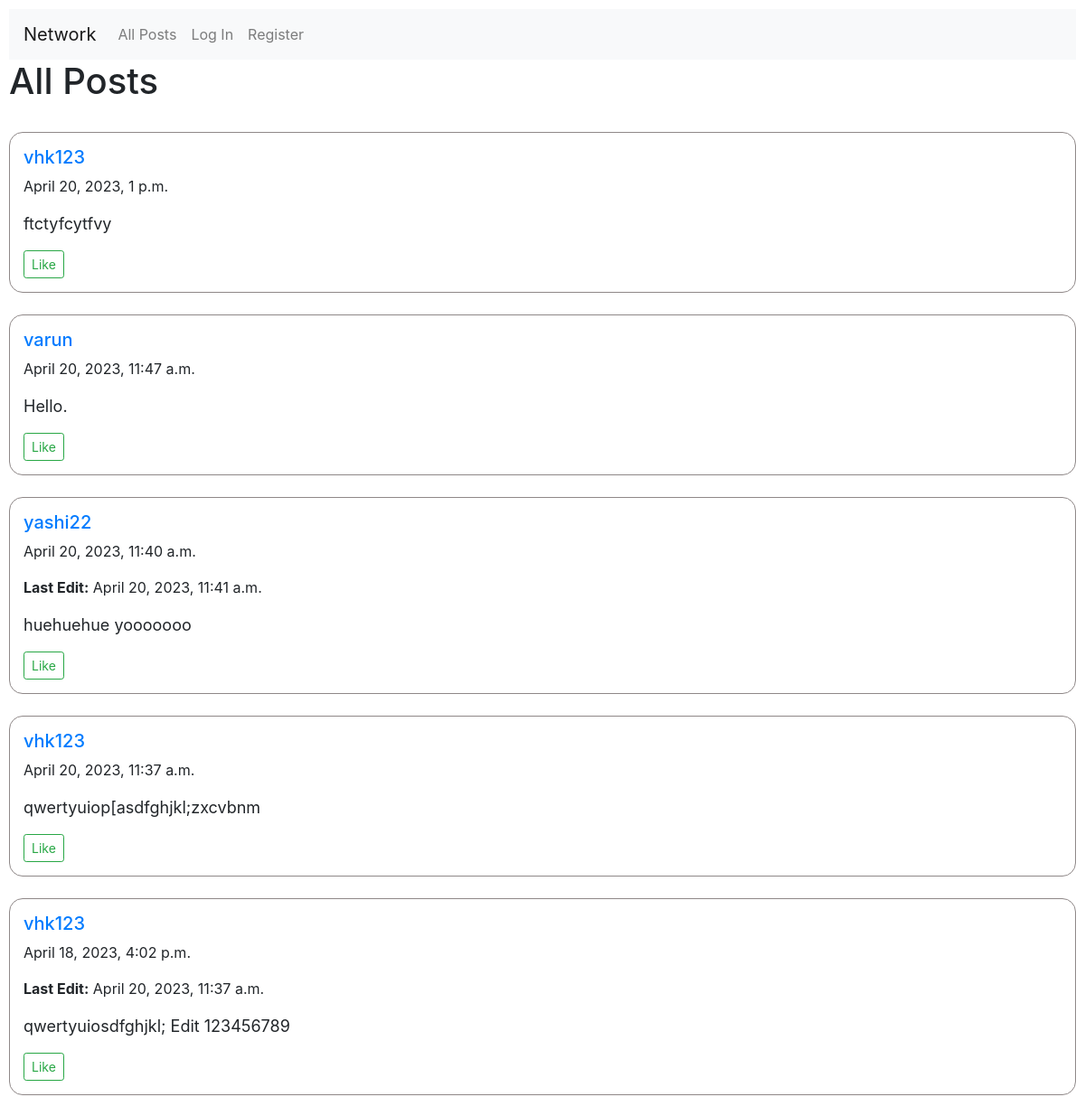
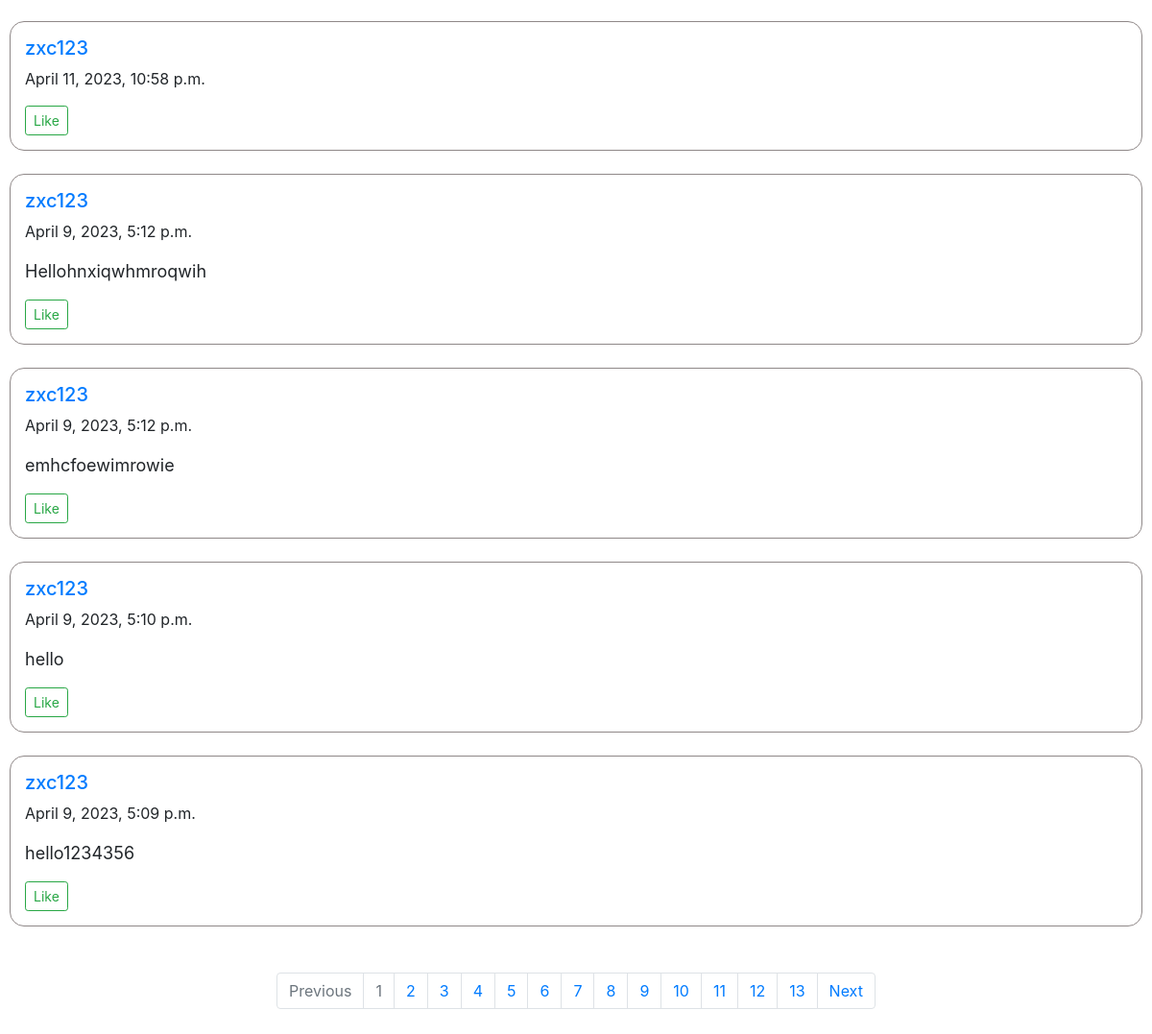
The page / on the database its author committed (2 pictures, top to bottom).
### network/models.py (models this page shows)
class Posts(models.Model):
    username = models.CharField(max_length=25, null=True)
    content = models.TextField(null=True)
    timestamp = models.DateTimeField(null=True)
    likes = models.IntegerField(null=True)
    dislikes = models.IntegerField(null=True)
    last_edit = models.DateTimeField(null=True)

### network/views.py (the view)
# urls.py: path("", views.index, name="index"),
@csp_exempt
def index(request):
    if request.method == 'GET':
        wallet = request.GET.get('page', 1)
        post_list = Posts.objects.all().order_by('-timestamp')
        p = Paginator(post_list, 10)
        page_obj = p.get_page(wallet)
        page_obj_test = p.get_page(13)
        user = request.user.username
        try:
            paginated_argument = p.page(wallet)
        except PageNotAnInteger:
            paginated_argument = p.page(1)
        except EmptyPage:
            paginated_argument = p.page(p.num_pages)
        return render(request, "network/index.html", {
                "posts":post_list,
                "get_check": "True",
                "user_check": user,
                "page_obj":paginated_argument,
            })
    else:
        post_list = Posts.objects.all().order_by('-timestamp')
        posts = serializers.serialize('json', list(post_list), fields=('username','content','timestamp','likes','dislikes'))
        return JsonResponse(posts, safe=False)

### network/templates/network/index.html (shortened to what this page needs)
{% extends "network/layout.html" %}
{% load static %}
{% block body %}
{% load static %}
    <h1>All Posts</h1>
    <br>
    <div id="post_divs">
        {% for post in page_obj %}
        <div class="allposts_wrap">
            <div class="allposts" id="allposts {{ post.id }}">
                <h5><a href="{% url 'network:profile' post.username %}">{{ post.username }}</a></h5>
                <p>{{ post.timestamp }}</p>
                {% if post.last_edit %}
                    <p id="p_time {{ post.id }}"><b>Last Edit:</b> {{ post.last_edit }}</p>
                {% endif %}
                <p id="content {{ post.id }}" style="font-size: 18px;">{{ post.content }}</p>
                {% ifequal post.username user_check %}
                    <a role="button" class="edit_links btn btn-info" id="{{ post.id }}">EDIT</a>
                {% else %}
                <button type="button" class="btn btn-outline-success btn-sm like-unlike" data-like="{{ post.id }}">Like</button>
                {% endifequal %}
            </div>
            <br>
        </div>
        {% endfor %}
    </div>
    <br>
    <nav aria-label="Page navigation example">
        <ul class="pagination justify-content-center">
            {% if page_obj.has_previous %}
            <li class="page-item">
                <a class="page-link" href="?page={{ page_obj.previous_page_number }}" tabindex="-1">Previous</a>
            </li>
            {% else %}
                <li class="page-item disabled">
                    <a class="page-link" href="#" tabindex="-1" aria-disabled="true">Previous</a>
                </li>
            {% endif %}
          {% for page in page_obj.paginator.page_range %}
            {% if page_obj.number == page %}
                <li class="page-item disabled"><a aria-disabled="true" class="page-link" href="?page={{ page }}">{{ page }}</a></li>
            {% else %}
                <li class="page-item"><a class="page-link" href="?page={{ page }}">{{ page }}</a></li>
            {% endif %}
          {% endfor %}
          <li class="page-item">
            <a class="page-link" href="?page={{ page_obj.next_page_number }}">Next</a>
          </li>
        </ul>
      </nav>
{% endblock %}

### network/templates/network/layout.html (shortened to what this page needs)
{% load static %}
<!DOCTYPE html>
<html lang="en">
    <head>
        <link rel="stylesheet" href="https://stackpath.bootstrapcdn.com/bootstrap/4.4.1/css/bootstrap.min.css" data-csp-nonce="xyz-123">
        <link href="{% static 'network/styles.css' %}" rel="stylesheet">
    </head>
    <body>
        <nav class="navbar navbar-expand-lg navbar-light bg-light">
            <a class="navbar-brand" href="{% url 'network:index' %}">Network</a>
            <div>
              <ul class="navbar-nav mr-auto">
                <li class="nav-item">
                  <a class="nav-link" href="{% url 'network:index' %}">All Posts</a>
                </li>
                {% if user.is_authenticated %}
                    <li class="nav-item">
                        <a class="nav-link" href="{% url 'network:following' %}">Following</a>
                    </li>
                    <li class="nav-item">
                        <a class="nav-link" href="{% url 'network:logout' %}">Log Out</a>
                    </li>
                {% else %}
                    <li class="nav-item">
                        <a class="nav-link" href="{% url 'network:login' %}">Log In</a>
                    </li>
                    <li class="nav-item">
                        <a class="nav-link" href="{% url 'network:register' %}">Register</a>
                    </li>
                {% endif %}
              </ul>
            </div>
          </nav>
        <div class="body">
            {% block body %}
            {% endblock %}
        </div>
    </body>
</html>

### network/static/network/styles.css (style rules this page uses)
body { padding: 10px; }
.allposts { padding: 15px; border-style: solid; border-color: #8f8888; border-width: 0.5px 0.5px 0.5px 0.5px; border-radius: 15px 15px 15px 15px; }

### rows shown on the page
Posts: username "vhk123", timestamp "April 20, 2023, 1 p.m.", content "ftctyfcytfvy"
Posts: username "varun", timestamp "April 20, 2023, 11:47 a.m.", content "Hello."
Posts: username "yashi22", timestamp "April 20, 2023, 11:40 a.m.", last_edit "April 20, 2023, 11:41 a.m.", content "huehuehue yooooooo"
Posts: username "vhk123", timestamp "April 20, 2023, 11:37 a.m.", content "qwertyuiop[asdfghjkl;zxcvbnm"
Posts: username "vhk123", timestamp "April 18, 2023, 4:02 p.m.", last_edit "April 20, 2023, 11:37 a.m.", content "qwertyuiosdfghjkl; Edit 123456789"
Posts: username "zxc123", timestamp "April 11, 2023, 10:58 p.m."
Posts: username "zxc123", timestamp "April 9, 2023, 5:12 p.m.", content "Hellohnxiqwhmroqwih"
Posts: username "zxc123", timestamp "April 9, 2023, 5:12 p.m.", content "emhcfoewimrowie"
Posts: username "zxc123", timestamp "April 9, 2023, 5:10 p.m.", content "hello"
Posts: username "zxc123", timestamp "April 9, 2023, 5:09 p.m.", content "hello1234356"

### other values the page prints
{{ page }} "1"
{{ page }} "2" "3" "4" "5" "6" "7" "8" "9" "10" "11" "12" "13"
